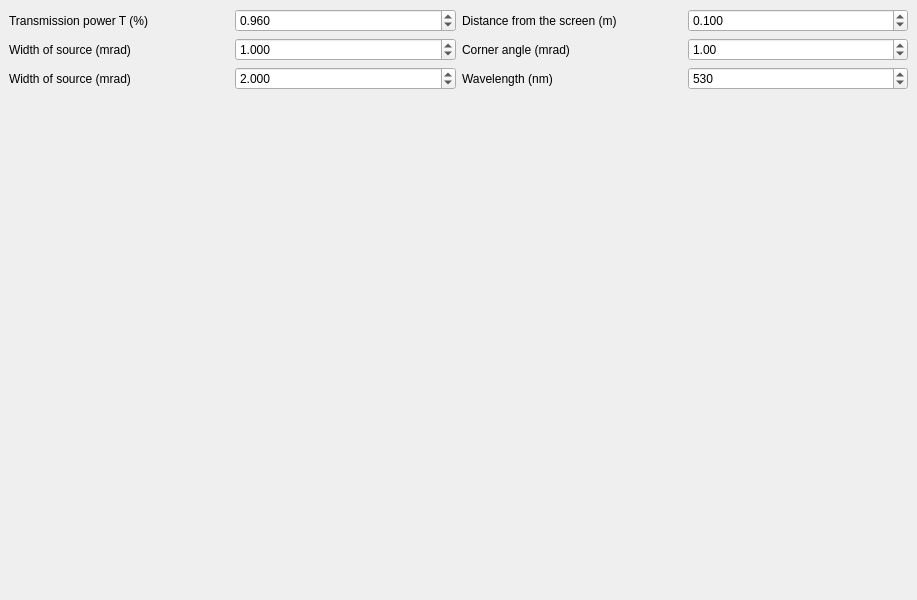
<?xml version="1.0" encoding="UTF-8"?>
<ui version="4.0">
 <class>MainWindow</class>
 <widget class="QMainWindow" name="MainWindow">
  <property name="geometry">
   <rect>
    <x>0</x>
    <y>0</y>
    <width>917</width>
    <height>600</height>
   </rect>
  </property>
  <property name="windowTitle">
   <string>Air Corner</string>
  </property>
  <widget class="QWidget" name="centralWidget">
   <layout class="QVBoxLayout" name="verticalLayout_2">
    <item>
     <layout class="QGridLayout" name="gridLayout_2">
      <item row="0" column="5">
       <widget class="QLabel" name="label_4">
        <property name="text">
         <string>Distance from the screen (m)</string>
        </property>
       </widget>
      </item>
      <item row="2" column="6">
       <widget class="QDoubleSpinBox" name="SpinBox_Lambda">
        <property name="locale">
         <locale language="English" country="UnitedStates"/>
        </property>
        <property name="suffix">
         <string/>
        </property>
        <property name="decimals">
         <number>0</number>
        </property>
        <property name="minimum">
         <double>100.000000000000000</double>
        </property>
        <property name="maximum">
         <double>2000.000000000000000</double>
        </property>
        <property name="singleStep">
         <double>1.000000000000000</double>
        </property>
        <property name="value">
         <double>530.000000000000000</double>
        </property>
       </widget>
      </item>
      <item row="2" column="5">
       <widget class="QLabel" name="label_2">
        <property name="text">
         <string>Wavelength (nm)</string>
        </property>
       </widget>
      </item>
      <item row="0" column="6">
       <widget class="QDoubleSpinBox" name="SpinBox_D">
        <property name="locale">
         <locale language="English" country="UnitedStates"/>
        </property>
        <property name="suffix">
         <string notr="true"/>
        </property>
        <property name="decimals">
         <number>3</number>
        </property>
        <property name="maximum">
         <double>2.000000000000000</double>
        </property>
        <property name="singleStep">
         <double>0.010000000000000</double>
        </property>
        <property name="value">
         <double>0.100000000000000</double>
        </property>
       </widget>
      </item>
      <item row="2" column="1">
       <widget class="QLabel" name="label_9">
        <property name="text">
         <string>Width of source (mrad)</string>
        </property>
       </widget>
      </item>
      <item row="1" column="2">
       <widget class="QDoubleSpinBox" name="SpinBox_WS1">
        <property name="locale">
         <locale language="English" country="UnitedStates"/>
        </property>
        <property name="decimals">
         <number>3</number>
        </property>
        <property name="minimum">
         <double>0.000000000000000</double>
        </property>
        <property name="maximum">
         <double>10.000000000000000</double>
        </property>
        <property name="singleStep">
         <double>0.100000000000000</double>
        </property>
        <property name="value">
         <double>1.000000000000000</double>
        </property>
       </widget>
      </item>
      <item row="0" column="2">
       <widget class="QDoubleSpinBox" name="SpinBox_TP">
        <property name="locale">
         <locale language="English" country="UnitedStates"/>
        </property>
        <property name="decimals">
         <number>3</number>
        </property>
        <property name="minimum">
         <double>0.000000000000000</double>
        </property>
        <property name="maximum">
         <double>1.000000000000000</double>
        </property>
        <property name="singleStep">
         <double>0.010000000000000</double>
        </property>
        <property name="value">
         <double>0.960000000000000</double>
        </property>
       </widget>
      </item>
      <item row="2" column="2">
       <widget class="QDoubleSpinBox" name="SpinBox_WS2">
        <property name="locale">
         <locale language="English" country="UnitedStates"/>
        </property>
        <property name="decimals">
         <number>3</number>
        </property>
        <property name="minimum">
         <double>0.000000000000000</double>
        </property>
        <property name="maximum">
         <double>10.000000000000000</double>
        </property>
        <property name="singleStep">
         <double>0.100000000000000</double>
        </property>
        <property name="value">
         <double>2.000000000000000</double>
        </property>
       </widget>
      </item>
      <item row="0" column="1">
       <widget class="QLabel" name="label_7">
        <property name="text">
         <string>Transmission power T (%)</string>
        </property>
       </widget>
      </item>
      <item row="1" column="6">
       <widget class="QDoubleSpinBox" name="SpinBox_CA">
        <property name="locale">
         <locale language="English" country="UnitedStates"/>
        </property>
        <property name="suffix">
         <string notr="true"/>
        </property>
        <property name="decimals">
         <number>2</number>
        </property>
        <property name="maximum">
         <double>20.000000000000000</double>
        </property>
        <property name="singleStep">
         <double>0.100000000000000</double>
        </property>
        <property name="value">
         <double>1.000000000000000</double>
        </property>
       </widget>
      </item>
      <item row="1" column="5">
       <widget class="QLabel" name="label_3">
        <property name="text">
         <string>Corner angle (mrad)</string>
        </property>
       </widget>
      </item>
      <item row="1" column="1">
       <widget class="QLabel" name="label_8">
        <property name="text">
         <string>Width of source (mrad)</string>
        </property>
       </widget>
      </item>
     </layout>
    </item>
    <item>
     <layout class="QVBoxLayout" name="verticalLayout">
      <item>
       <widget class="MPL_WIDGET_2D" name="mplwidget" native="true"/>
      </item>
     </layout>
    </item>
   </layout>
  </widget>
 </widget>
 <customwidgets>
  <customwidget>
   <class>MPL_WIDGET_2D</class>
   <extends>QWidget</extends>
   <header>mplwidget</header>
   <container>1</container>
  </customwidget>
 </customwidgets>
 <resources/>
 <connections/>
</ui>
